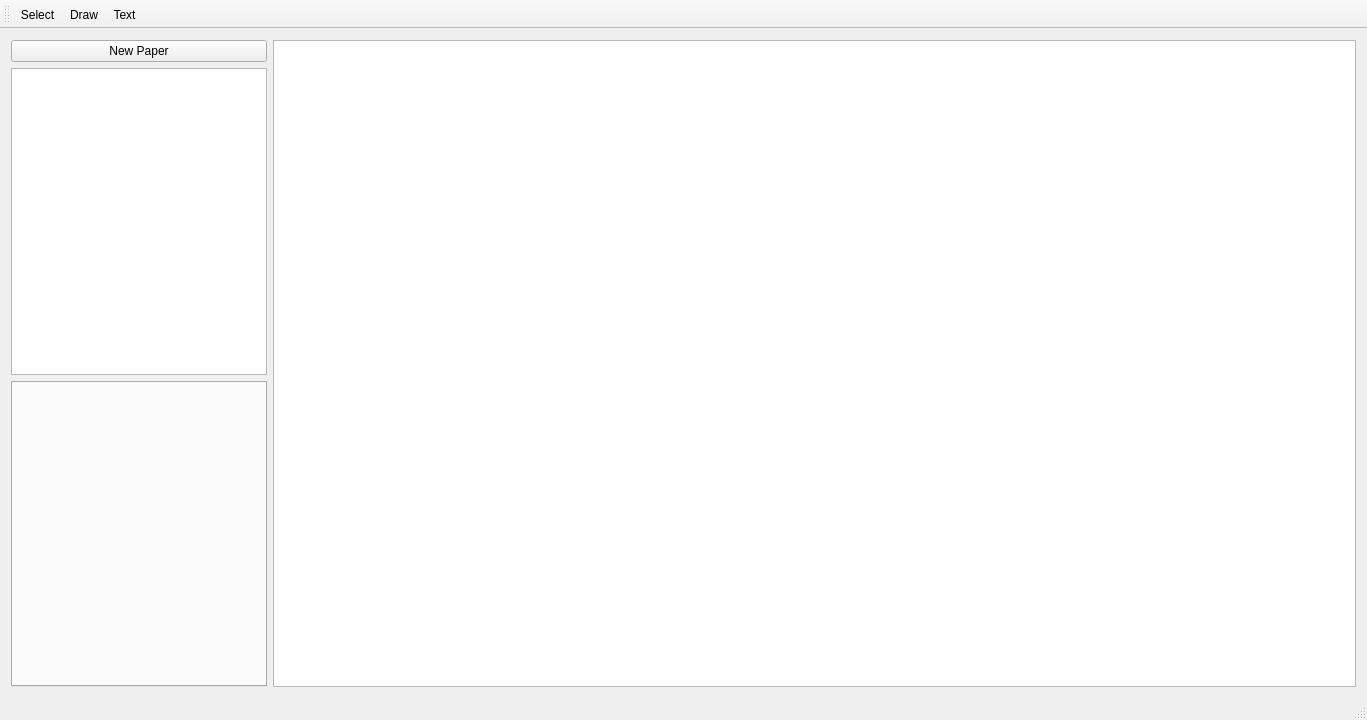
<?xml version="1.0" encoding="UTF-8"?>
<ui version="4.0">
 <class>MainWindow</class>
 <widget class="QMainWindow" name="MainWindow">
  <property name="geometry">
   <rect>
    <x>0</x>
    <y>0</y>
    <width>1367</width>
    <height>720</height>
   </rect>
  </property>
  <property name="windowTitle">
   <string>MainWindow</string>
  </property>
  <widget class="QWidget" name="centralWidget">
   <layout class="QGridLayout" name="gridLayout">
    <item row="1" column="0">
     <widget class="PaperList" name="listWidget"/>
    </item>
    <item row="0" column="0">
     <widget class="QPushButton" name="newPaperButton">
      <property name="text">
       <string>New Paper</string>
      </property>
     </widget>
    </item>
    <item row="0" column="3" rowspan="3">
     <widget class="QGraphicsView" name="graphicsView">
      <property name="sizePolicy">
       <sizepolicy hsizetype="Expanding" vsizetype="Expanding">
        <horstretch>1</horstretch>
        <verstretch>0</verstretch>
       </sizepolicy>
      </property>
     </widget>
    </item>
    <item row="2" column="0">
     <widget class="MPBrushSelector" name="tabWidget">
      <property name="currentIndex">
       <number>-1</number>
      </property>
     </widget>
    </item>
   </layout>
  </widget>
  <widget class="QMenuBar" name="menuBar">
   <property name="geometry">
    <rect>
     <x>0</x>
     <y>0</y>
     <width>1367</width>
     <height>28</height>
    </rect>
   </property>
  </widget>
  <widget class="QToolBar" name="mainToolBar">
   <attribute name="toolBarArea">
    <enum>TopToolBarArea</enum>
   </attribute>
   <attribute name="toolBarBreak">
    <bool>false</bool>
   </attribute>
   <addaction name="actionSelect"/>
   <addaction name="actionDraw"/>
   <addaction name="actionText"/>
  </widget>
  <widget class="QStatusBar" name="statusBar"/>
  <action name="actionDraw">
   <property name="checkable">
    <bool>true</bool>
   </property>
   <property name="icon">
    <iconset resource="assets.qrc">
     <normaloff>:/assets/pencil.svg</normaloff>:/assets/pencil.svg</iconset>
   </property>
   <property name="text">
    <string>Draw</string>
   </property>
   <property name="shortcut">
    <string>Ctrl+D</string>
   </property>
  </action>
  <action name="actionText">
   <property name="checkable">
    <bool>true</bool>
   </property>
   <property name="icon">
    <iconset resource="assets.qrc">
     <normaloff>:/assets/text_tool_icon.svg</normaloff>:/assets/text_tool_icon.svg</iconset>
   </property>
   <property name="text">
    <string>Text</string>
   </property>
   <property name="toolTip">
    <string>Insert Text</string>
   </property>
   <property name="shortcut">
    <string>Ctrl+T</string>
   </property>
  </action>
  <action name="actionSelect">
   <property name="checkable">
    <bool>true</bool>
   </property>
   <property name="icon">
    <iconset resource="assets.qrc">
     <normaloff>:/assets/cursor.svg</normaloff>:/assets/cursor.svg</iconset>
   </property>
   <property name="text">
    <string>Select</string>
   </property>
   <property name="toolTip">
    <string>Select Mode</string>
   </property>
   <property name="shortcut">
    <string>Ctrl+S, Esc</string>
   </property>
  </action>
 </widget>
 <layoutdefault spacing="6" margin="11"/>
 <customwidgets>
  <customwidget>
   <class>PaperList</class>
   <extends>QListWidget</extends>
   <header>paperlist.h</header>
  </customwidget>
  <customwidget>
   <class>MPBrushSelector</class>
   <extends>QTabWidget</extends>
   <header>mpbrushselector.h</header>
   <container>1</container>
  </customwidget>
 </customwidgets>
 <resources>
  <include location="assets.qrc"/>
 </resources>
 <connections/>
</ui>
